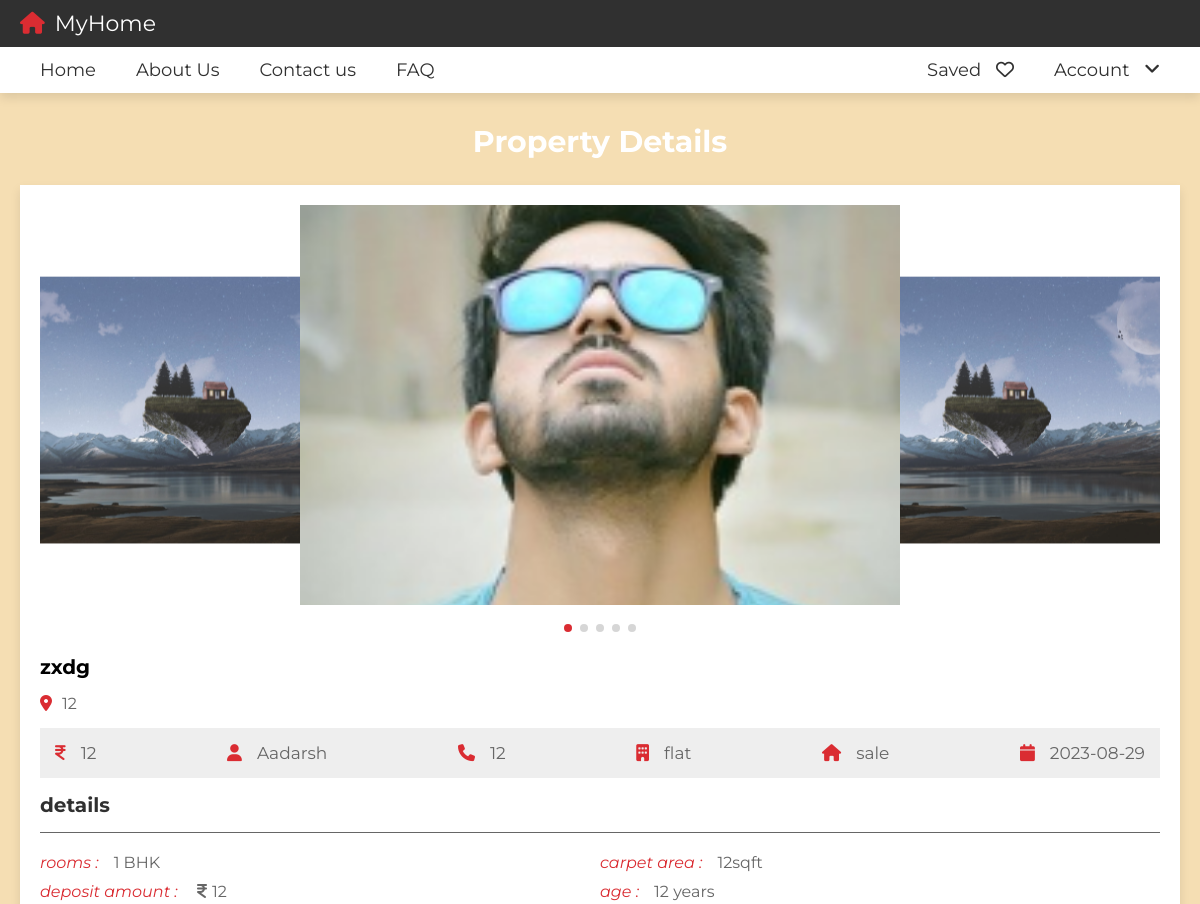
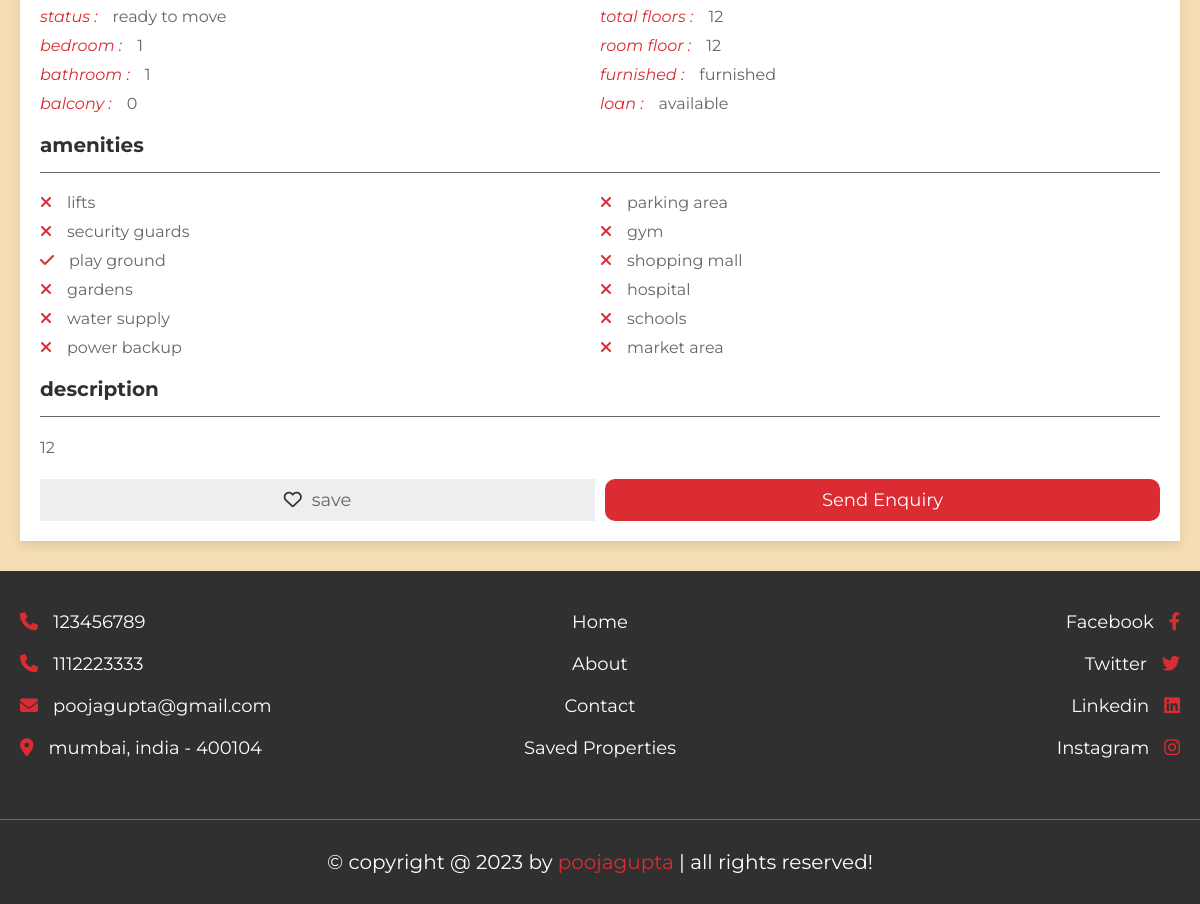
Screenshot of /view_property.php?get_id=3 (signed in) with the database file from the repository (2 pictures, top to bottom).
### tables this page shows
CREATE TABLE `property` (
  `id` int(20) NOT NULL,
  `user_id` varchar(20) NOT NULL,
  `property_name` varchar(50) NOT NULL,
  `address` varchar(100) NOT NULL,
  `price` varchar(10) NOT NULL,
  `type` varchar(10) NOT NULL,
  `offer` varchar(10) NOT NULL,
  `status` varchar(50) NOT NULL,
  `furnished` varchar(50) NOT NULL,
  `bhk` varchar(10) NOT NULL,
  `deposite` varchar(10) NOT NULL,
  `bedroom` varchar(10) NOT NULL,
  `bathroom` varchar(10) NOT NULL,
  `balcony` varchar(10) NOT NULL,
  `carpet` varchar(10) NOT NULL,
  `age` varchar(2) NOT NULL,
  `total_floors` varchar(2) NOT NULL,
  `room_floor` varchar(2) NOT NULL,
  `loan` varchar(50) NOT NULL,
  `lift` varchar(3) NOT NULL,
  `security_guard` varchar(3) NOT NULL DEFAULT 'no',
  `play_ground` varchar(3) DEFAULT 'no',
  `garden` varchar(3) NOT NULL DEFAULT 'no',
  `water_supply` varchar(3) NOT NULL DEFAULT 'no',
  `power_backup` varchar(3) NOT NULL DEFAULT 'no',
  `parking_area` varchar(3) NOT NULL DEFAULT 'no',
  `gym` varchar(3) NOT NULL DEFAULT 'no',
  `shopping_mall` varchar(3) DEFAULT 'no',
  `hospital` varchar(3) NOT NULL DEFAULT 'no',
  `school` varchar(3) NOT NULL DEFAULT 'no',
  `market_area` varchar(3) NOT NULL DEFAULT 'no',
  `image_01` varchar(50) NOT NULL,
  `image_02` varchar(50) NOT NULL,
  `image_03` varchar(50) NOT NULL,
  `image_04` varchar(50) NOT NULL,
  `image_05` varchar(50) NOT NULL,
  `description` varchar(1000) NOT NULL,
  `date` date NOT NULL DEFAULT current_timestamp()
);

CREATE TABLE `users` (
  `id` int(20) NOT NULL,
  `name` varchar(50) NOT NULL,
  `number` varchar(10) NOT NULL,
  `email` varchar(50) NOT NULL,
  `password` varchar(50) NOT NULL
);

### view_property.php (the view, shortened to what this page needs)
<?php
include 'components/connect.php';
if(isset($_COOKIE['user_id'])){
   $user_id = $_COOKIE['user_id'];
}else{
   $user_id = '';
}
if(isset($_GET['get_id'])){
   $get_id = $_GET['get_id'];
}else{
   $get_id = '';
   header('location:home.php');
}
?>
<!DOCTYPE html>
<html lang="en">
<head>
   <link rel="stylesheet" href="https://cdn.jsdelivr.net/npm/swiper@8/swiper-bundle.min.css" />
   <link rel="stylesheet" href="https://cdnjs.cloudflare.com/ajax/libs/font-awesome/6.2.0/css/all.min.css">
   <link rel="stylesheet" href="css/style.css">
</head>
<body>
<?php include 'components/user_header.php'; ?>
<section class="view-property">
   <h1 class="heading">property details</h1>
   <?php
      $select_properties = $conn->prepare("SELECT * FROM `property` WHERE id = ? ORDER BY date DESC LIMIT 1");
      $select_properties->execute([$get_id]);
      if($select_properties->rowCount() > 0){
         while($fetch_property = $select_properties->fetch(PDO::FETCH_ASSOC)){
         $select_user = $conn->prepare("SELECT * FROM `users` WHERE id = ?");
         $select_user->execute([$fetch_property['user_id']]);
         $fetch_user = $select_user->fetch(PDO::FETCH_ASSOC);
         $select_saved = $conn->prepare("SELECT * FROM `saved` WHERE property_id = ? and user_id = ?");
         $select_saved->execute([$fetch_property['id'], $user_id]);
   ?>
   <div class="details">
     <div class="swiper images-container">
         <div class="swiper-wrapper">
            <img src="uploaded_files/<?= $fetch_property['image_01']; ?>" alt="" class="swiper-slide">
            <?php if(!empty($fetch_property['image_02'])){ ?>
            <img src="uploaded_files/<?= $fetch_property['image_02']; ?>" alt="" class="swiper-slide">
            <?php } ?>
            <?php if(!empty($fetch_property['image_05'])){ ?>
            <img src="uploaded_files/<?= $fetch_property['image_05']; ?>" alt="" class="swiper-slide">
            <?php } ?>
         </div>
         <div class="swiper-pagination"></div>
     </div>
      <h3 class="name"><?= $fetch_property['property_name']; ?></h3>
      <p class="location"><i class="fas fa-map-marker-alt"></i><span><?= $fetch_property['address']; ?></span></p>
      <div class="info">
         <p><i class="fas fa-indian-rupee-sign"></i><span><?= $fetch_property['price']; ?></span></p>
         <p><i class="fas fa-user"></i><span><?= $fetch_user['name']; ?></span></p>
         <p><i class="fas fa-phone"></i><a href="tel:1234567890"><?= $fetch_user['number']; ?></a></p>
         <p><i class="fas fa-building"></i><span><?= $fetch_property['type']; ?></span></p>
         <p><i class="fas fa-house"></i><span><?= $fetch_property['offer']; ?></span></p>
         <p><i class="fas fa-calendar"></i><span><?= $fetch_property['date']; ?></span></p>
      </div>
      <h3 class="title">details</h3>
      <div class="flex">
         <div class="box">
            <p><i>rooms :</i><span><?= $fetch_property['bhk']; ?> BHK</span></p>
            <p><i>deposit amount : </i><span><span class="fas fa-indian-rupee-sign" style="margin-right: .5rem;"></span><?= $fetch_property['deposite']; ?></span></p>
            <p><i>status :</i><span><?= $fetch_property['status']; ?></span></p>
            <p><i>bedroom :</i><span><?= $fetch_property['bedroom']; ?></span></p>
            <p><i>bathroom :</i><span><?= $fetch_property['bathroom']; ?></span></p>
            <p><i>balcony :</i><span><?= $fetch_property['balcony']; ?></span></p>
         </div>
         <div class="box">
            <p><i>carpet area :</i><span><?= $fetch_property['carpet']; ?>sqft</span></p>
            <p><i>age :</i><span><?= $fetch_property['age']; ?> years</span></p>
            <p><i>total floors :</i><span><?= $fetch_property['total_floors']; ?></span></p>
            <p><i>room floor :</i><span><?= $fetch_property['room_floor']; ?></span></p>
            <p><i>furnished :</i><span><?= $fetch_property['furnished']; ?></span></p>
            <p><i>loan :</i><span><?= $fetch_property['loan']; ?></span></p>
         </div>
      </div>
      <h3 class="title">amenities</h3>
      <div class="flex">
         <div class="box">
            <p><i class="fas fa-<?php if($fetch_property['lift'] == 'yes'){echo 'check';}else{echo 'times';} ?>"></i><span>lifts</span></p>
            <p><i class="fas fa-<?php if($fetch_property['security_guard'] == 'yes'){echo 'check';}else{echo 'times';} ?>"></i><span>security guards</span></p>
            <p><i class="fas fa-<?php if($fetch_property['play_ground'] == 'yes'){echo 'check';}else{echo 'times';} ?>"></i><span>play ground</span></p>
            <p><i class="fas fa-<?php if($fetch_property['garden'] == 'yes'){echo 'check';}else{echo 'times';} ?>"></i><span>gardens</span></p>
            <p><i class="fas fa-<?php if($fetch_property['water_supply'] == 'yes'){echo 'check';}else{echo 'times';} ?>"></i><span>water supply</span></p>
            <p><i class="fas fa-<?php if($fetch_property['power_backup'] == 'yes'){echo 'check';}else{echo 'times';} ?>"></i><span>power backup</span></p>
         </div>
         <div class="box">
            <p><i class="fas fa-<?php if($fetch_property['parking_area'] == 'yes'){echo 'check';}else{echo 'times';} ?>"></i><span>parking area</span></p>
            <p><i class="fas fa-<?php if($fetch_property['gym'] == 'yes'){echo 'check';}else{echo 'times';} ?>"></i><span>gym</span></p>
            <p><i class="fas fa-<?php if($fetch_property['shopping_mall'] == 'yes'){echo 'check';}else{echo 'times';} ?>"></i><span>shopping mall</span></p>
            <p><i class="fas fa-<?php if($fetch_property['hospital'] == 'yes'){echo 'check';}else{echo 'times';} ?>"></i><span>hospital</span></p>
            <p><i class="fas fa-<?php if($fetch_property['school'] == 'yes'){echo 'check';}else{echo 'times';} ?>"></i><span>schools</span></p>
            <p><i class="fas fa-<?php if($fetch_property['market_area'] == 'yes'){echo 'check';}else{echo 'times';} ?>"></i><span>market area</span></p>
         </div>
      </div>
      <h3 class="title">description</h3>
      <p class="description"><?= $fetch_property['description']; ?></p>
      <form action="" method="post" class="flex-btn">
         <?php
            if($select_saved->rowCount() > 0){
         ?>
         <button type="submit" name="save" class="save"><i class="fas fa-heart"></i><span>saved</span></button>
         <?php
            }else{
         ?>
         <button type="submit" name="save" class="save"><i class="far fa-heart"></i><span>save</span></button>
         <?php
            }
         ?>
         <input type="submit" value="send enquiry" name="send" class="btn">
      </form>
   </div>
   <?php
      }
   }else{
      echo '<p class="empty">property not found! <a href="post_property.php" style="margin-top:1.5rem;" class="btn">add new</a></p>';
   }
   ?>
</section>
<?php include 'components/footer.php'; ?>
</body>
</html>

### css/style.css (style rules this page uses)
:root { --main-color: #da2c32; --light-color: #666; --light-bg: #eee; --white: #fff; --black: #303030; --border: 0.1rem solid var(--light-color); --box-shodow: 0 0.5rem 1rem rgba(0, 0, 0, 0.1); }
* { font-family: "Montserrat", sans-serif; margin: 0; padding: 0; box-sizing: border-box; outline: none; border: none; text-decoration: none; }
html { font-size: 62.5%; overflow-x: hidden; scroll-behavior: smooth; scroll-padding-top: 10rem; }
body { background-color: wheat; }
h1,p { color: #303030; }
section { padding: 3rem 2rem; max-width: 1200px; margin: 0 auto; }
.heading { text-align: center; padding-bottom: 2.5rem; font-size: 3rem; color: white; text-transform: capitalize; }
.btn, .inline-btn { margin-top: 1rem; padding: 1rem 3rem; background-color: var(--main-color); color: var(--white); cursor: pointer; text-align: center; font-size: 1.8rem; text-transform: capitalize; }
.btn { display: block; width: 100%; border-radius: 10px; }
.flex-btn { display: flex; gap: 1rem; justify-content: space-between; align-items: flex-end; }
.view-property .details { background-color: var(--white); box-shadow: var(--box-shodow); padding: 2rem; overflow-x: hidden; }
.view-property .details .images-container { padding-bottom: 3rem; }
.swiper-pagination-bullets.swiper-pagination-horizontal { bottom: 0; }
.view-property .details .images-container img { height: 40rem; object-fit: cover; width: 60rem; }
.view-property .details .name { font-size: 2rem; text-overflow: ellipsis; overflow-x: hidden; margin-bottom: 0.5rem; padding-top: 2rem; }
.view-property .details .location { padding-top: 1rem; font-size: 1.6rem; color: var(--light-color); }
.view-property .details .location i { margin-right: 1rem; color: var(--main-color); }
.view-property .details .info { display: flex; background-color: var(--light-bg); padding: 1.5rem; margin: 1.5rem 0; justify-content: space-between; align-items: center; flex-wrap: wrap; gap: 2rem; }
.view-property .details .info p { font-size: 1.7rem; }
.view-property .details .info p span, .view-property .details .info p a { color: var(--light-color); }
.view-property .details .info p i { margin-right: 1.5rem; color: var(--main-color); }
.view-property .details .title { font-size: 2rem; color: var(--black); padding-bottom: 1.5rem; border-bottom: var(--border); }
.view-property .details .flex { margin: 1.5rem 0; display: flex; justify-content: space-between; flex-wrap: wrap; }
.view-property .details .flex .box { flex: 1 1 40rem; }
.view-property .details .flex .box p { padding: 0.5rem 0; font-size: 1.6rem; color: var(--light-color); }
.view-property .details .flex .box i { color: var(--main-color); margin-right: 1.5rem; }
.view-property .details .description { padding-top: 1rem; margin: 0.5rem 0; margin-top: 0.5rem; font-size: 1.6rem; color: var(--light-color); line-height: 2; }
.view-property .details .save { width: 100%; background-color: var(--light-bg); cursor: pointer; padding: 1rem 3rem; font-size: 1.8rem; color: var(--light-color); }
.view-property .details .save i { margin-right: 1rem; color: var(--black); }

### rows the page displays
property: image_01 (picture), image_02 (picture), image_05 (picture), property_name "zxdg", address "12", price "12", user.name "Aadarsh", user.number "12", type "flat", offer "sale", date "2023-08-29", bhk "1", deposite "12", status "ready to move", bedroom "1", bathroom "1", balcony "0", carpet "12", age "12", total_floors "12", room_floor "12", furnished "furnished", loan "available", description "12"
